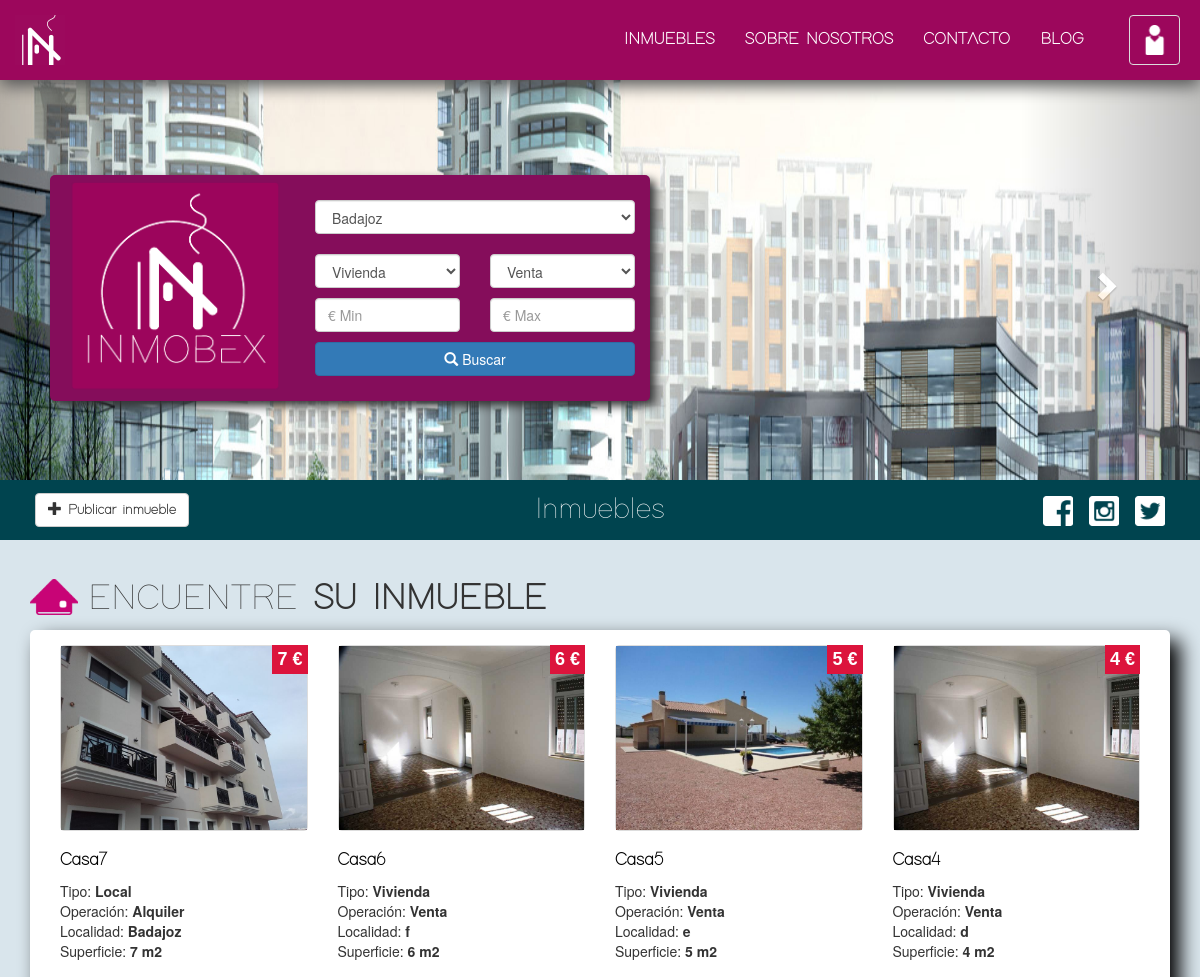
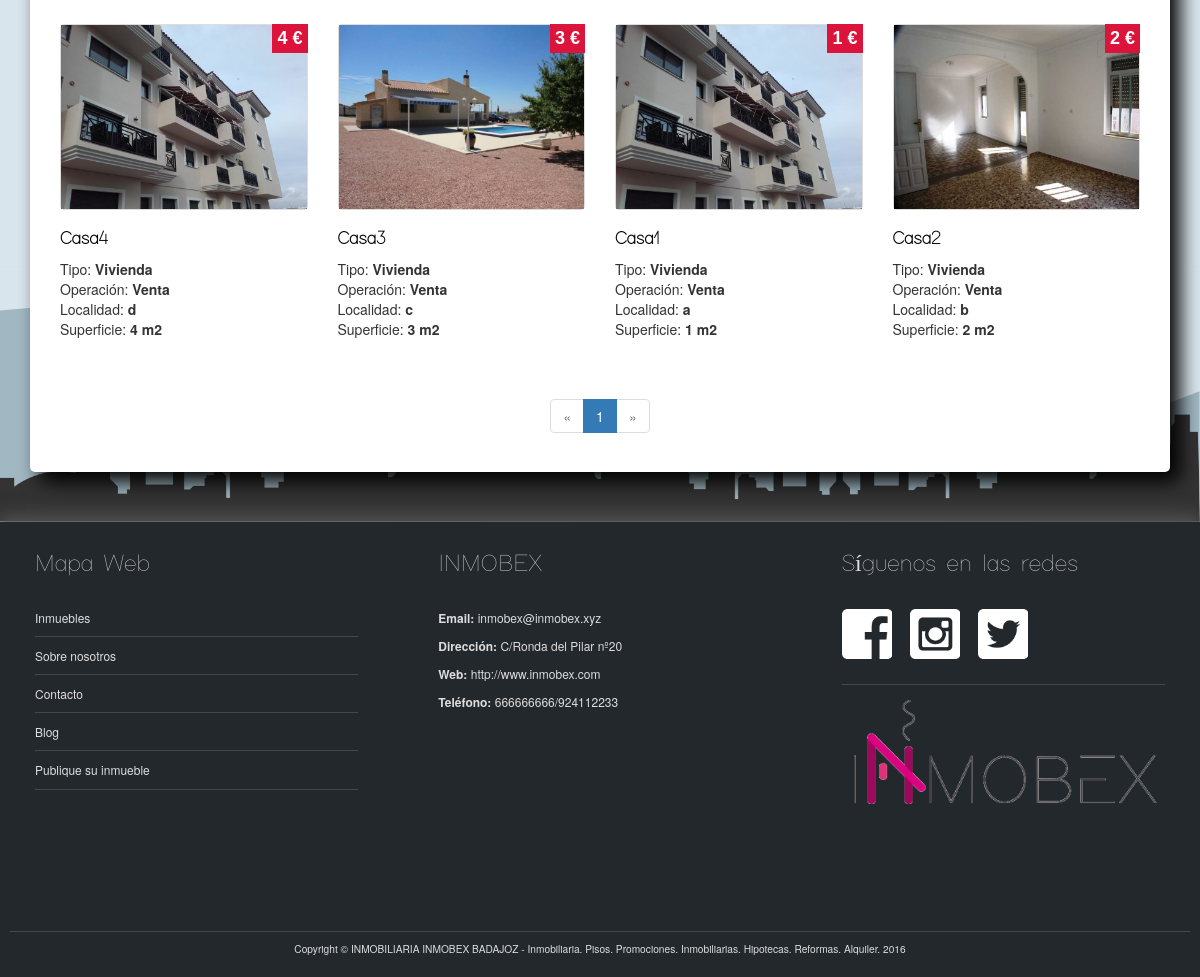
Page /inmuebles.php on the committed database (2 pictures, top to bottom).
### tables this page shows
CREATE TABLE `inmuebles` (
  `id` int(10) UNSIGNED NOT NULL,
  `tipo_pago` int(11) NOT NULL,
  `provincia` int(11) NOT NULL,
  `localidad` varchar(255) NOT NULL,
  `superficie` int(11) NOT NULL,
  `habitaciones` int(11) NOT NULL,
  `banos` int(11) NOT NULL,
  `fotos` varchar(255) NOT NULL,
  `garaje` tinyint(1) NOT NULL,
  `terraza` tinyint(1) NOT NULL,
  `piscina` tinyint(1) NOT NULL,
  `tipo_via` int(11) NOT NULL,
  `nombre_via` varchar(255) NOT NULL,
  `numero_via` int(11) NOT NULL,
  `piso` int(11) NOT NULL,
  `letra` varchar(255) NOT NULL,
  `codigo` int(11) NOT NULL,
  `amueblado` tinyint(1) NOT NULL,
  `calefaccion` tinyint(1) NOT NULL,
  `aire_acondicionado` tinyint(1) NOT NULL,
  `trastero` tinyint(1) NOT NULL,
  `ascensor` tinyint(1) NOT NULL,
  `precio` int(11) NOT NULL,
  `descripcion` longtext NOT NULL,
  `creado` timestamp NOT NULL DEFAULT CURRENT_TIMESTAMP,
  `tipo_inmueble` int(11) NOT NULL,
  `titulo` varchar(255) NOT NULL,
  `id_usuario` int(10) UNSIGNED NOT NULL
);

CREATE TABLE `tipos_inmueble` (
  `id` int(10) UNSIGNED NOT NULL,
  `nombre` text NOT NULL
);

### modelos/conexion.php (called while the page is built, shortened)
<?php
function hacerListado($consulta) {
	$servidor = "localhost";
	$usuario = "root";
	$contrasena = "";
	$baseDeDatos = "inmobex";
	$enlace = mysqli_connect($servidor, $usuario, $contrasena, $baseDeDatos);
	mysqli_set_charset($enlace, 'utf8');
	$resultado = mysqli_query($enlace, $consulta);
	$listado = [];
	if ($resultado) {
		while ($fila = mysqli_fetch_array($resultado, MYSQLI_ASSOC)) {
			$listado[] = $fila;
		}
	}
	return $listado;
}
?>

### modelos/inmueble_modelo.php (called while the page is built, shortened)
<?php
include_once('conexion.php');
function obtenerInmueblesEImagenes($start=0, $limit=8) {
	$consulta = "SELECT inm.id,inm.precio,inm.localidad,inm.superficie,inm.titulo,inm.creado,img.nombre,ti.nombre AS tipo_inmueble,tp.nombre AS tipo_pago " .
							"FROM inmuebles inm JOIN imagenes_inmuebles img ON inm.id=img.id_inmueble JOIN tipos_inmueble ti ON inm.tipo_inmueble=ti.id " .
							"JOIN tipos_pago tp ON inm.tipo_pago=tp.id GROUP BY inm.id ORDER BY creado DESC LIMIT $start, $limit";
	$inmuebles = hacerListado($consulta);
	return $inmuebles;
}
?>

### inmuebles.php (the view, shortened to what this page needs)
<?php
include_once("includes/login_snippet.php");
include_once('modelos/inmueble_modelo.php');
$limit = 12;
if(!empty($_GET["action"]) && $_GET["action"] == "buscar"){
  $criterios = [];
  foreach ($_GET as $key => $value) {
    if ($key != "action") $criterios[$key] = $value;
  }
  $criteriosSQL = generarCriteriosBusqueda($criterios);
  $count = count(hacerListado("SELECT COUNT(inm.id) FROM inmuebles inm JOIN imagenes_inmuebles img ON inm.id=img.id_inmueble GROUP BY inm.id"));
  $paginas = ceil($count / $limit);
  $paginaActual = (!empty($_GET["pagina"])) ? $_GET["pagina"] : 1;
  if ($paginaActual > 1) {
    $offset = (($paginaActual - 1) * $limit);
  } else {
    $offset = 0;
  }
  $inmuebles = obtenerInmueblesEImagenesFiltrados($offset, $limit, $criteriosSQL);
} else{
  $count = count(hacerListado("SELECT COUNT(inm.id) FROM inmuebles inm JOIN imagenes_inmuebles img ON inm.id=img.id_inmueble GROUP BY inm.id"));
  $paginas = ceil($count / $limit);
  $paginaActual = (!empty($_GET["pagina"])) ? $_GET["pagina"] : 1;
  if ($paginaActual > 1) {
    $offset = (($paginaActual - 1) * $limit);
  } else {
    $offset = 0;
  }
  $inmuebles = obtenerInmueblesEImagenes($offset, $limit);
}
?>
<div class="container">
  <h1 class="hidden-xs" style="margin-top:0;"><img src="img/iconos/casa_rosa.png" class="icono-titulo"/>ENCUENTRE <strong>SU INMUEBLE</strong></h1>
  <div class="col-md-12">
    <div class="contenido-main row">
        <?php
        foreach ($inmuebles as $inmueble):
        ?>
        <div class="resumen-inmueble col-sm-3 col-lg-3 col-md-3" style="margin-bottom: 20px;">
          <div class="precio-resumen-inmueble"><h4><?= $inmueble["precio"] ?> €</h4></div>
          <div class="imagen-resumen-inmueble thumbnail">
            <a href="producto.php?id=<?= $inmueble['id'] ?>"> <img src="img/inmuebles/<?= $inmueble['id'] ?>/<?= $inmueble['nombre'] ?>" alt="imagen"></a>
          </div>
          <div>
            <h4 class="titulo-resumen-inmueble"><a href="producto.php?id=<?= $inmueble['id'] ?>"> <?= $inmueble["titulo"] ?></a>
            </h4>
            <ul class="list-group">
              <li>Tipo: <strong><?= $inmueble["tipo_inmueble"] ?></strong></li>
              <li>Operación: <strong><?= ($inmueble["tipo_pago"] == "Venta") ? "Venta" : "Alquiler" ?></strong></li>
              <li>Localidad: <strong><?= $inmueble["localidad"] ?></strong></li>
              <li>Superficie: <strong><?= $inmueble["superficie"] ?> m2</strong></li>
            </ul>
          </div>
        </div>
        <?php
        endforeach;
        ?>
        <div class="clearfix"></div>
      <div id="paginacion">
        <nav aria-label="Page navigation">
          <ul class="pagination">
            <li<?= ($paginaActual == 1 || $count <= 1) ? " class='disabled'" : "" ?>>
              <a href="?pagina=1" aria-label="Previous"><span aria-hidden="true">&laquo;</span></a>
            </li>
            <?php
            if ($paginas <= 11) {
              $inicio = 1;
              $final = $paginas;
            } elseif (($paginaActual > 6) && ($paginas - $paginaActual >= 5)) {
              $inicio = $paginaActual - 5;
              $final = $paginaActual + 5;
            } elseif ($paginas - $paginaActual < 5) {
              $inicio = $paginas - 11;
              $final = $paginas;
            } elseif ($paginaActual - 5 <= 0) {
              $inicio = 1;
              $final = 11;
            }
            for ($x = $inicio; $x <= $final; $x++) {
              $active = ($x == $paginaActual) ? " class='active'" : "";
              echo "<li$active><a href='?pagina=$x'>$x</a></li>";
            }
            ?>
            <li<?= ($paginaActual == $paginas || $count <= 1) ? " class='disabled'" : "" ?>>
              <a href="?pagina=<?= $paginas ?>" aria-label="Next"><span aria-hidden="true">&raquo;</span></a>
            </li>
          </ul>
        </nav>
      </div>
    </div>
  </div>
</div>
<?php
include_once("master.php");
?>

### rows in the picture
inmuebles: precio "7", titulo "Casa7", tipos_inmueble.nombre "Local", shows "Alquiler", localidad "Badajoz", superficie "7"
inmuebles: precio "6", titulo "Casa6", tipos_inmueble.nombre "Vivienda", shows "Venta", localidad "f", superficie "6"
inmuebles: precio "5", titulo "Casa5", tipos_inmueble.nombre "Vivienda", shows "Venta", localidad "e", superficie "5"
inmuebles: precio "4", titulo "Casa4", tipos_inmueble.nombre "Vivienda", shows "Venta", localidad "d", superficie "4"
inmuebles: precio "4", titulo "Casa4", tipos_inmueble.nombre "Vivienda", shows "Venta", localidad "d", superficie "4"
inmuebles: precio "3", titulo "Casa3", tipos_inmueble.nombre "Vivienda", shows "Venta", localidad "c", superficie "3"
inmuebles: precio "1", titulo "Casa1", tipos_inmueble.nombre "Vivienda", shows "Venta", localidad "a", superficie "1"
inmuebles: precio "2", titulo "Casa2", tipos_inmueble.nombre "Vivienda", shows "Venta", localidad "b", superficie "2"

### other values in the picture
$tituloPagina "Inmuebles"
form field provincia "Badajoz"
form field tipo_inmueble "Vivienda"
form field tipo_pago "Venta"
